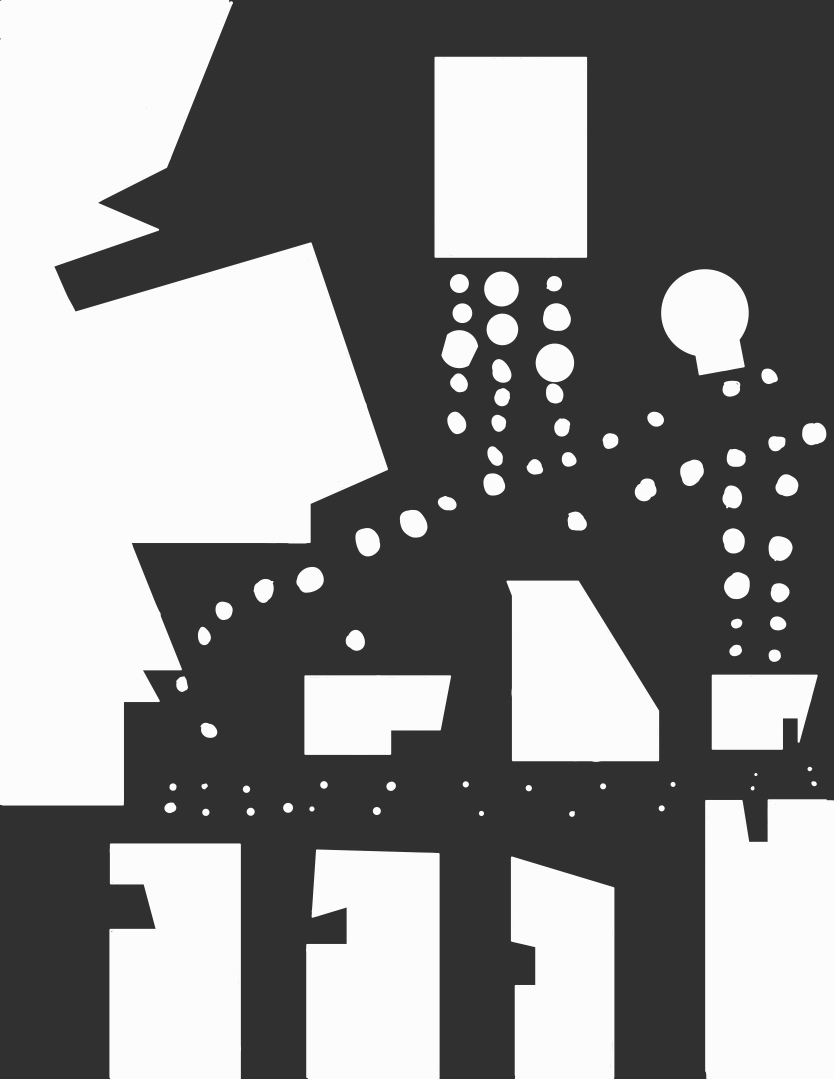
%> input picture Maps/building.png, 1668 x 2157 px (shown at 1/2 size)
$ octave building_OccupancyMap.m   (GNU Octave 9; MATLAB toolbox functions it lacks are replaced by stand-ins)
%> lines starting %> are read from the running program, lines starting %| are printed output that depends on the picture; in (x1, y1, x2, y2) boxes, pixels count from 0 and x2, y2 are one past the last pixel; in counts of white or black regions, pixels touching at a corner belong together; the program's own positions count from 1
clearvars
close all

img = imread('building.png');
%> img is the input picture: size 2157x1668x3 uint8; min 38, max 255, mean 134.9

% Convert to grayscale if the image is RGB
if size(img, 3) == 3
    img = rgb2gray(img);
%> img: size 2157x1668 uint8
end

% Convert to binary and invert (black objects as occupied)
bwImg = imbinarize(img);
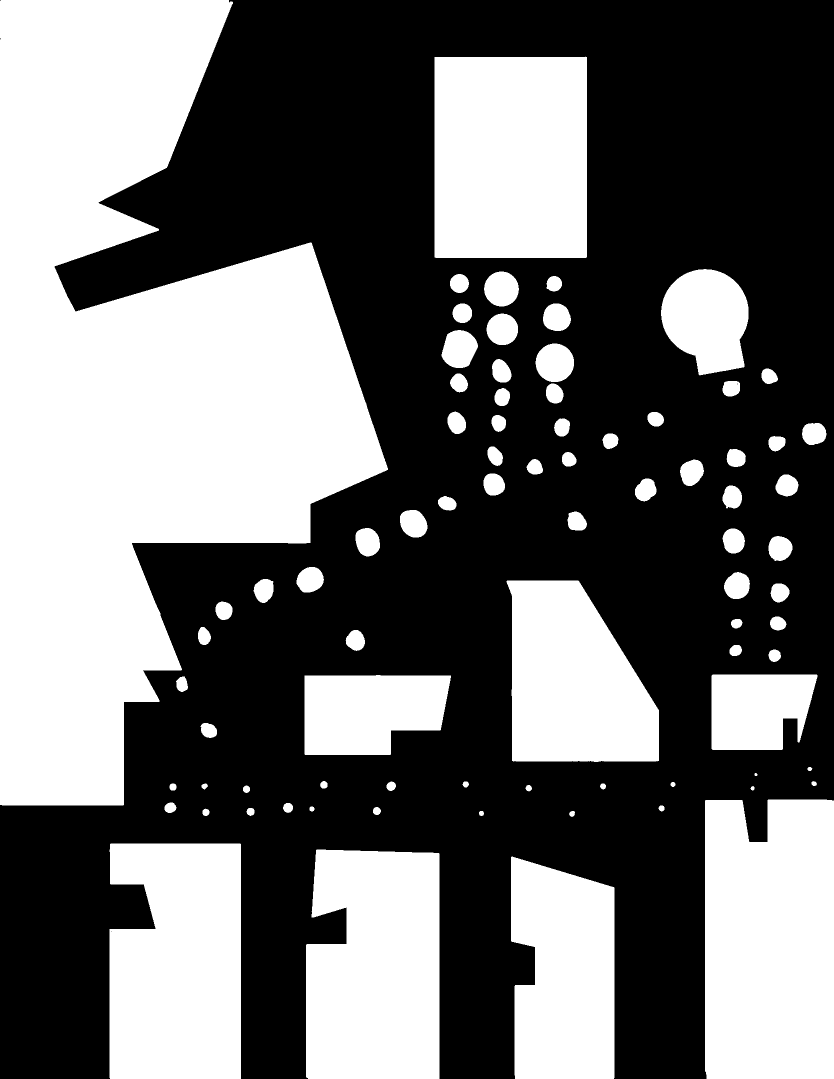
%> bwImg: size 2157x1668 logical (shown at 1/2 size); 42.6% white; 81 white regions, largest, box (x1, y1, x2, y2) and area: (0, 0, 776, 1611) 706168, (1410, 1599, 1668, 2157) 140154, (869, 113, 1174, 516) 122607

% Resize to high resolution
highResMap = imresize(bwImg, [1000, 1000], 'nearest'); % High resolution
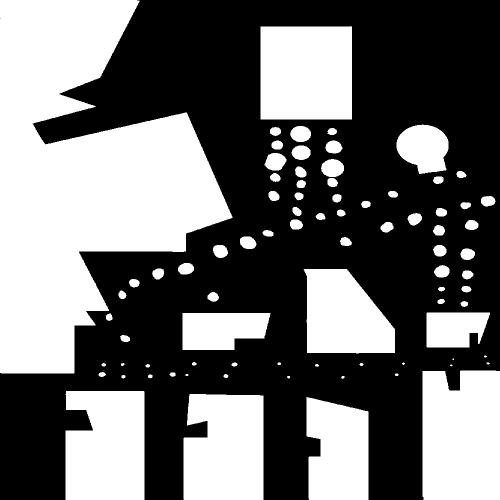
%> highResMap: size 1000x1000 logical (shown at 1/2 size); 42.6% white; 81 white regions (3 under 20 px), largest, box (x1, y1, x2, y2) and area: (0, 0, 465, 747) 196212, (845, 741, 1000, 1000) 39047, (521, 52, 704, 239) 34039

% Create the binary occupancy map with a physical size of 10x10
%> (the run ends here)

$ run again, with Maps/Apartment.png copied over Maps/building.png
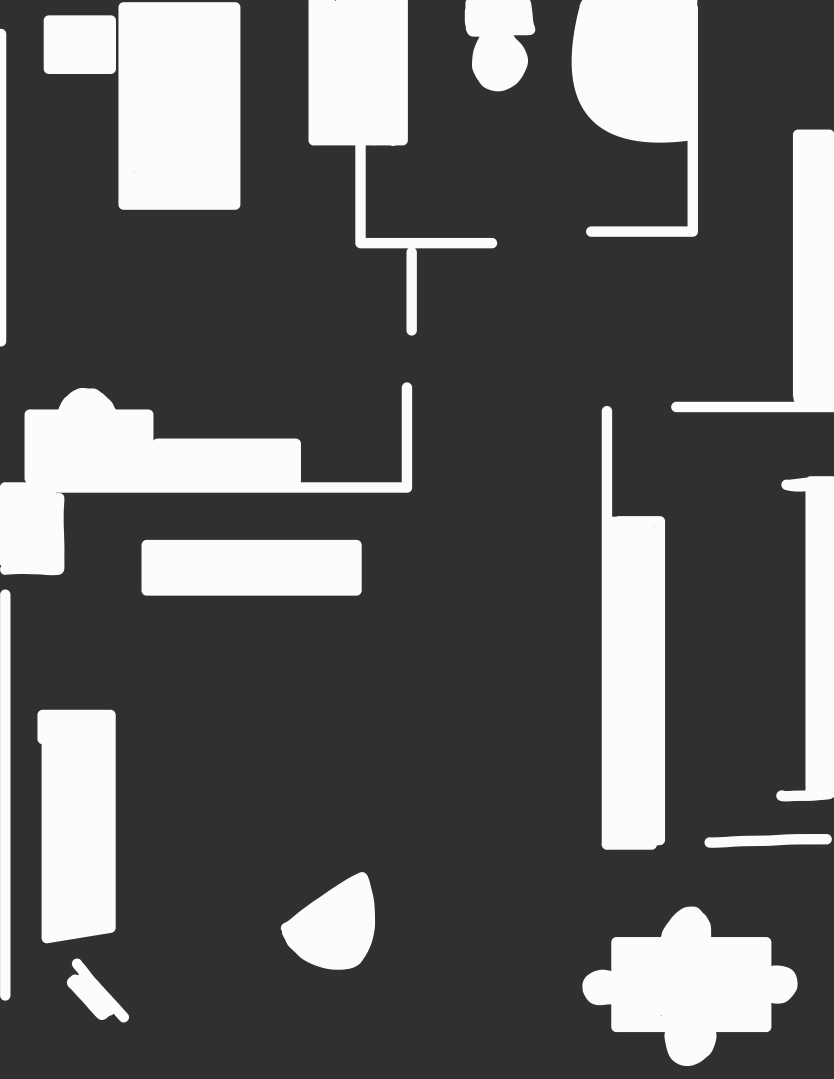
%> input picture Maps/Apartment.png, 1668 x 2157 px (shown at 1/2 size)
%> img is the input picture: size 2157x1668x3 uint8; min 39, max 255, mean 94.9
%> img: size 2157x1668 uint8
%> `bwImg = imbinarize(img);`:
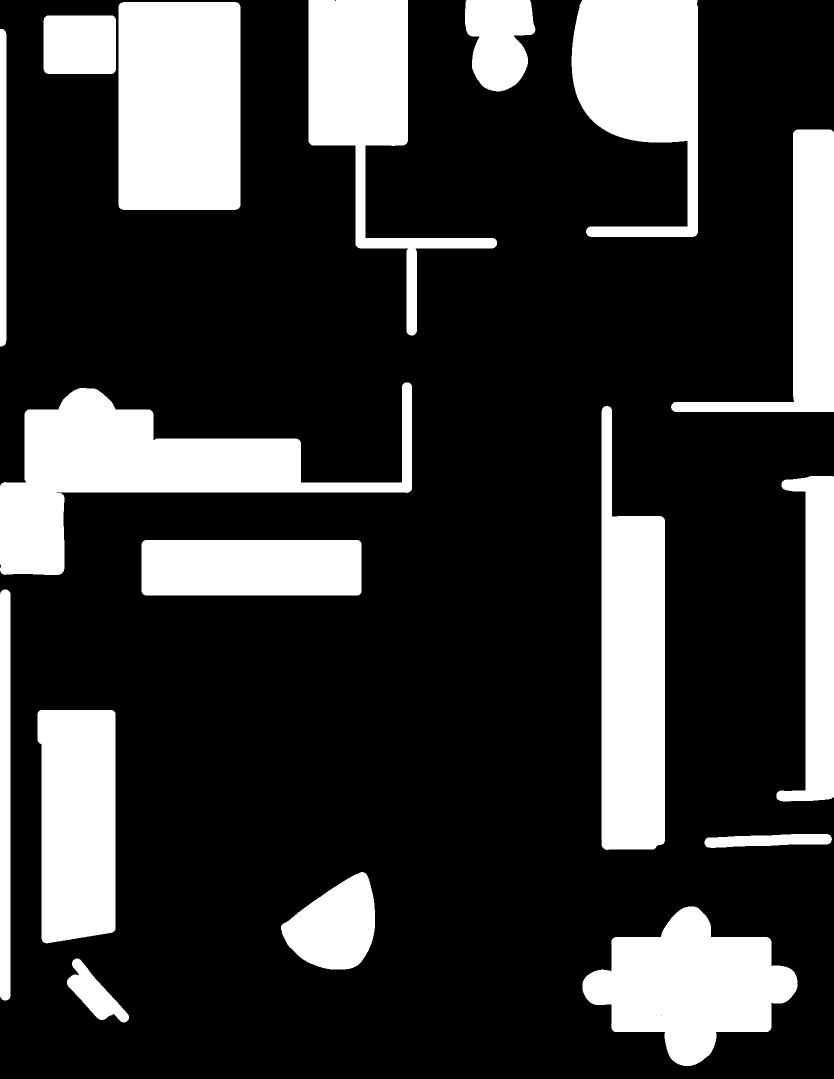
%> bwImg: size 2157x1668 logical (shown at 1/2 size); 23% white; 17 white regions, largest, box (x1, y1, x2, y2) and area: (0, 765, 824, 1150) 108464, (237, 4, 481, 420) 101394, (1203, 812, 1330, 1700) 89043
%> `highResMap = imresize(bwImg, [1000, 1000], 'nearest');`:
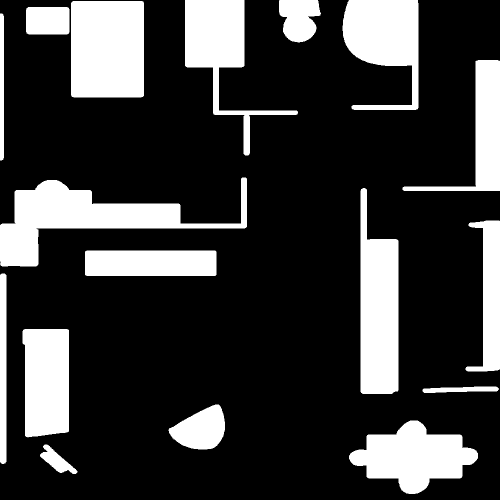
%> highResMap: size 1000x1000 logical (shown at 1/2 size); 23% white; 17 white regions, largest, box (x1, y1, x2, y2) and area: (0, 355, 494, 533) 30261, (142, 2, 288, 195) 28148, (721, 376, 797, 788) 24793

$ run again, with Maps/Barriers.png copied over Maps/building.png
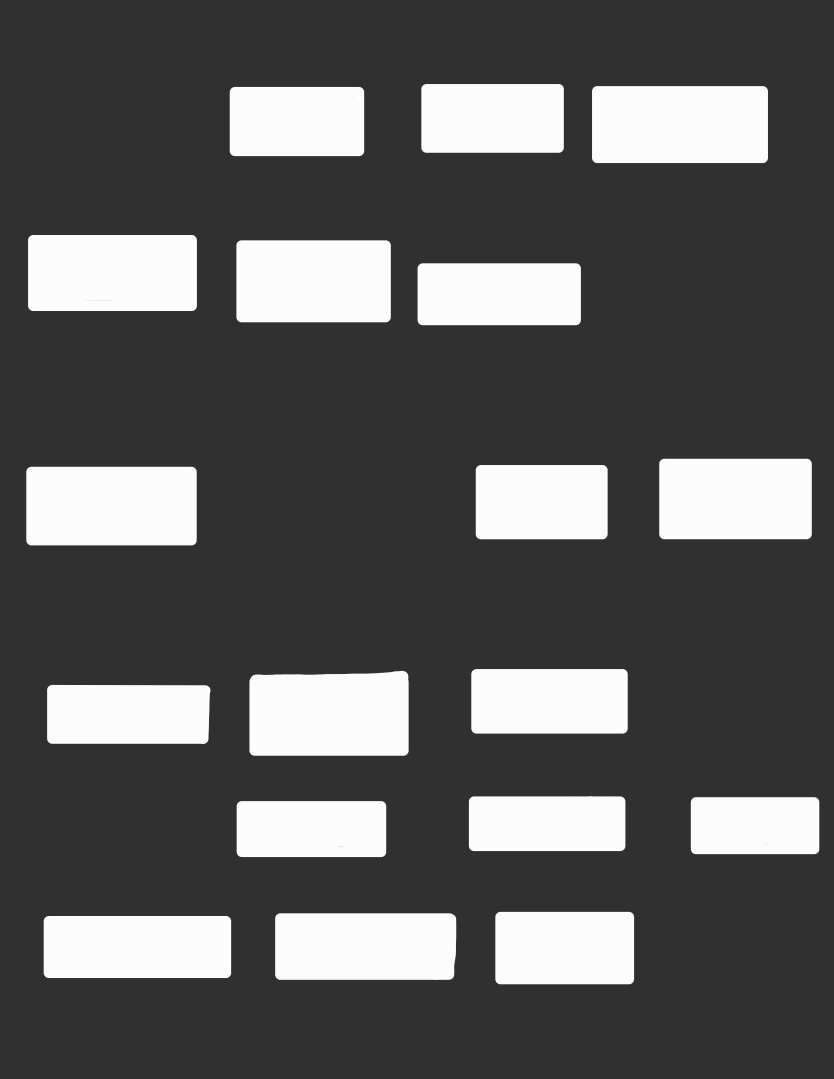
%> input picture Maps/Barriers.png, 1668 x 2157 px (shown at 1/2 size)
%> img is the input picture: size 2157x1668x3 uint8; min 39, max 255, mean 92
%> img: size 2157x1668 uint8
%> `bwImg = imbinarize(img);`:
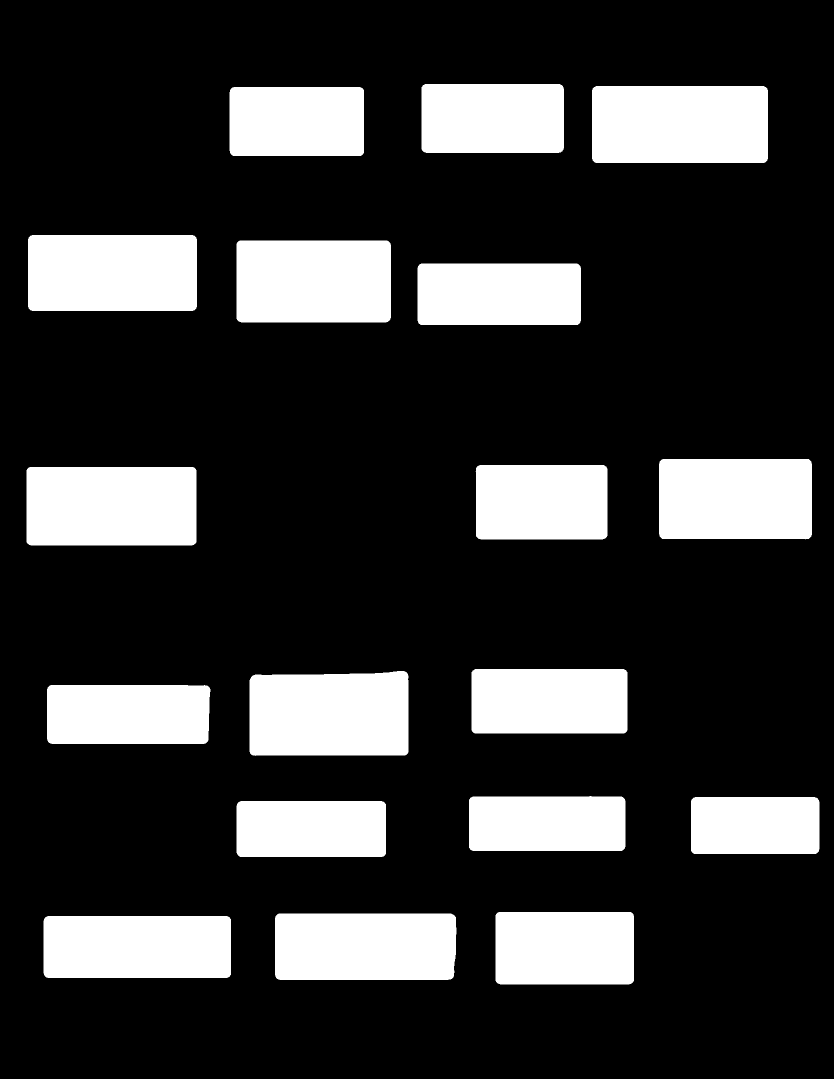
%> bwImg: size 2157x1668 logical (shown at 1/2 size); 21.5% white; 18 white regions, largest, box (x1, y1, x2, y2) and area: (1184, 172, 1536, 326) 54108, (53, 934, 393, 1091) 53302, (499, 1342, 817, 1512) 51881
%> `highResMap = imresize(bwImg, [1000, 1000], 'nearest');`:
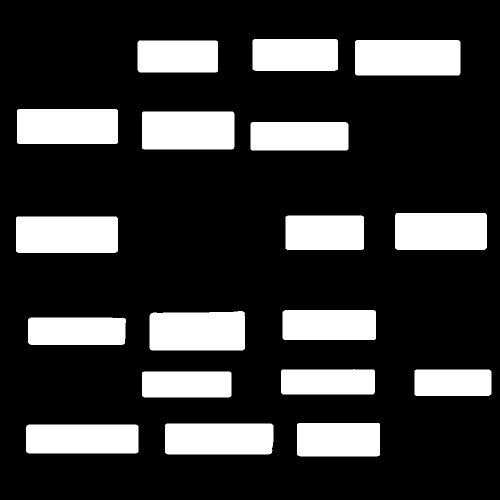
%> highResMap: size 1000x1000 logical (shown at 1/2 size); 21.5% white; 18 white regions, largest, box (x1, y1, x2, y2) and area: (710, 80, 921, 151) 14957, (32, 433, 236, 506) 14865, (299, 622, 490, 701) 14567
